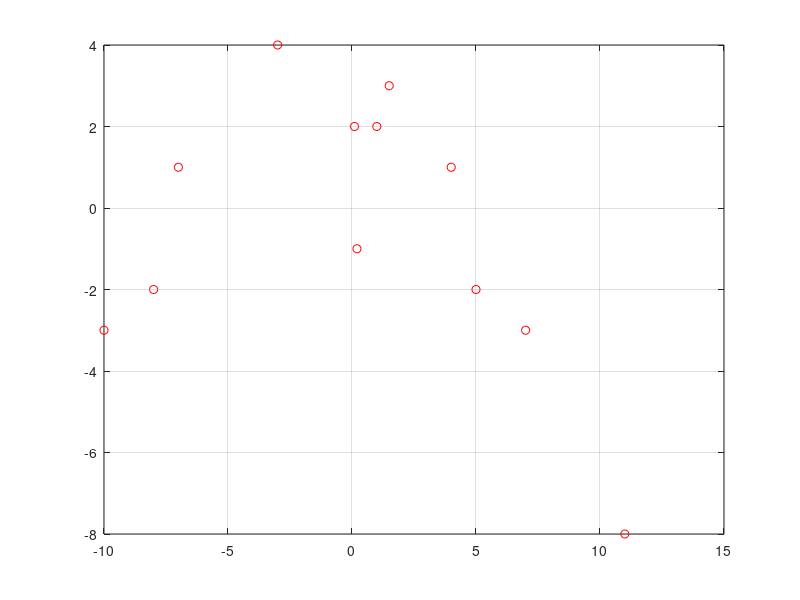

MATLAB code to generate this figure: (Note: this script raises an error after producing the figure.)
Ipoints = [-Inf; 0; 2; Inf];
Smatrix = [1, 2, 3, 4;
    5, 6, 7, 8;
    9, 10, 11, 12];
xData = [-10; -8; -7; -3;...
    0.1; 0.2; 1; 1.5; ...
    4; 5; 7; 11];
yData = [-3; -2; 1; 4; ...
    2; -1; 2; 3; 
    1; -2; -3; -8];
plot(xData, yData, 'ro');grid on;

% xIntegralA = [-11; 0.01; 3];
% yIntegralA = EvaluateIpointsSmatrixIntegral...
%     (xData, yData, xIntegralA, Ipoints, Smatrix)
% yIntegralA =[0; -19.570833333333510; -10.976600721230376];
% xIntegralA = [-11; 0.02; 3];
% yIntegralA = EvaluateIpointsSmatrixIntegral...
%     (xData, yData, xIntegralA, Ipoints, Smatrix)
% yIntegralA = [0; -19.570833333333510; -11.032301429792646];

xIntegralA = [-11; 0.01; 3];
yIntegralA = EvaluateIpointsSmatrixIntegral...
    (xData, yData, xIntegralA, Ipoints, Smatrix)